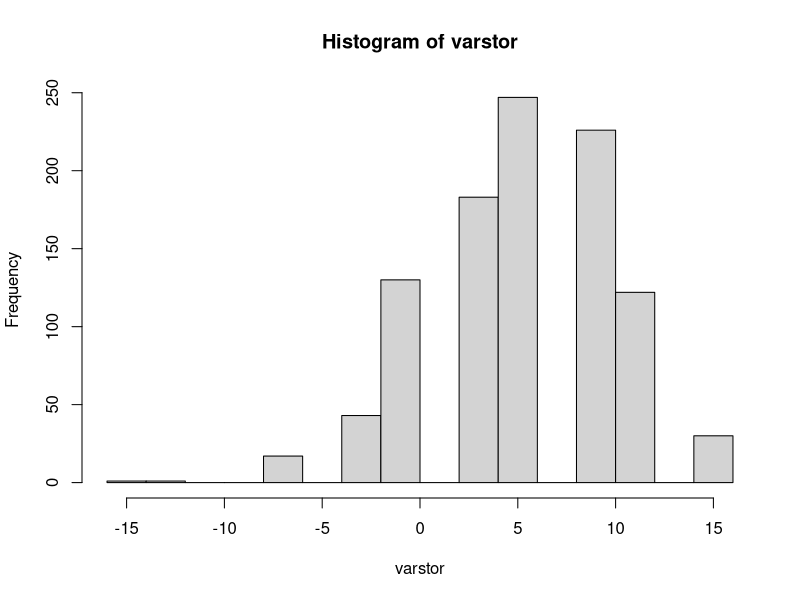

Generate this figure with R:
## ---- chunk 1
knitr::opts_chunk$set(echo = TRUE)
## ---- chunk 2
require(tidyverse)

## ---- chunk 3
days=1:365
count=15
repeatn=1000
varstor=numeric()
for (j in 1:repeatn){
brownlow = 0
for (i in 1:count) {
  sam=sample(days,size=34,replace = T)
  y=duplicated(sam)
  if (sum(y)>0) brownlow=brownlow+1
  else brownlow = brownlow - 2
}
varstor[j]=brownlow
}
hist(varstor)
var(varstor)
print(paste('average return = ', mean(varstor)))



